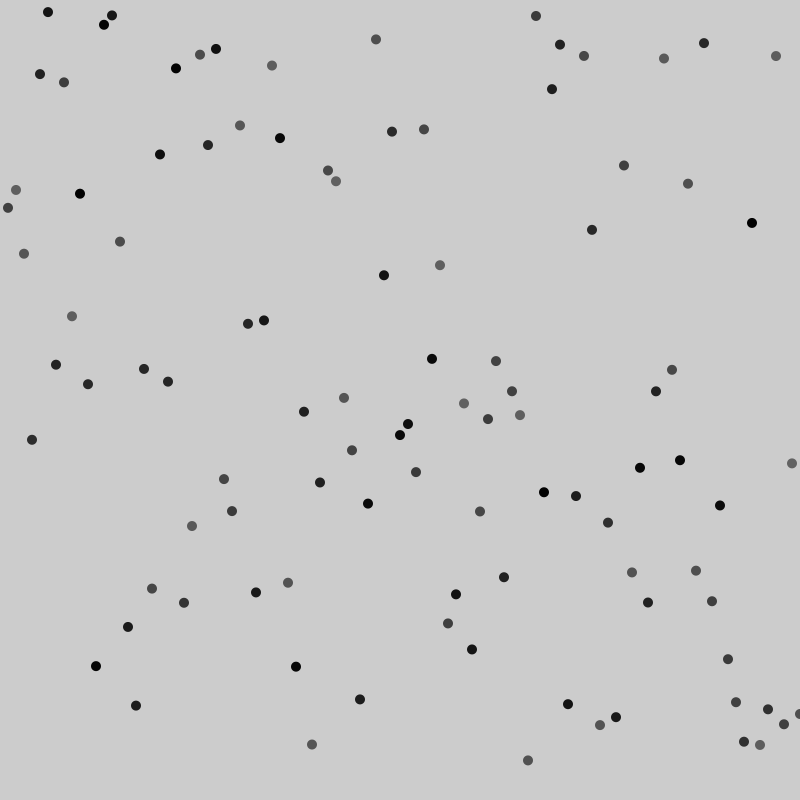
Frame 1 (no input)
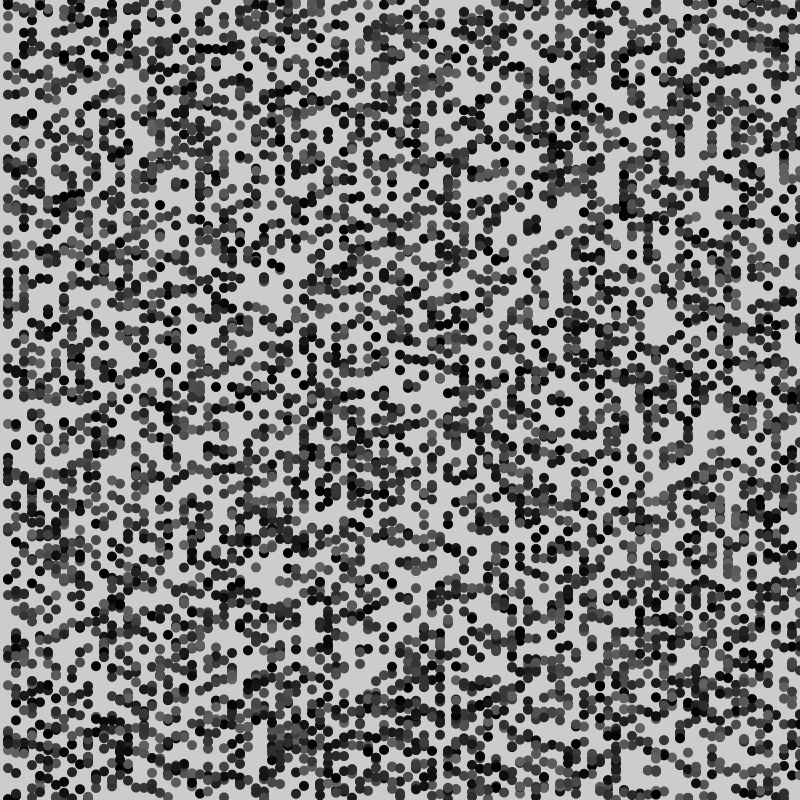
Frame 60 (the mouse pressed at the canvas centre just before this capture)
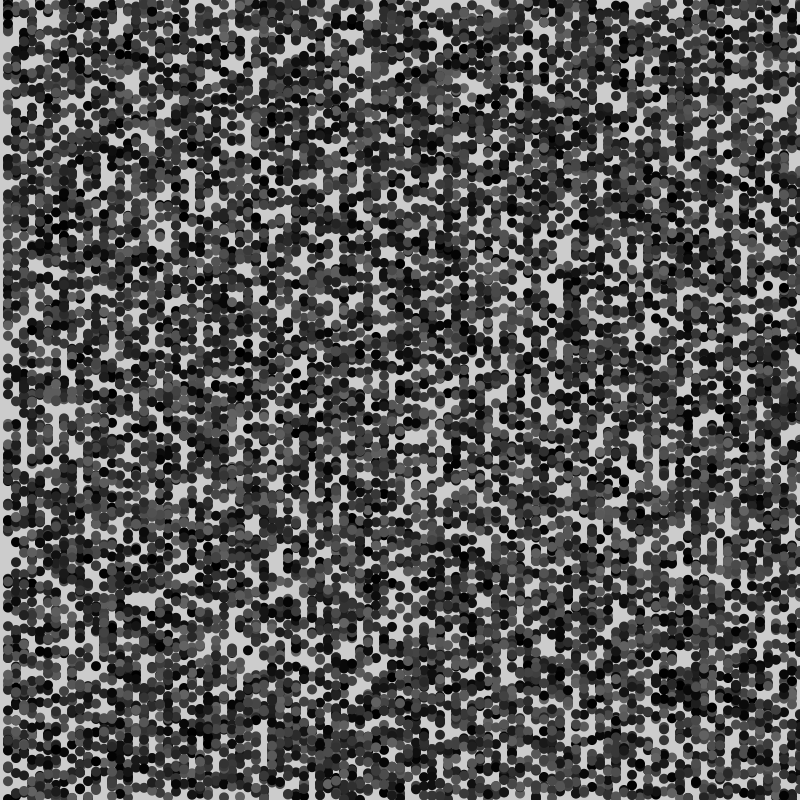
Frame 120 (the mouse held since frame 60 and released just before this capture)

The Processing sketch that drew these frames (run headless with seeded random() and noise(); from frame 60 on, the mouse is pressed at the canvas centre):

// Processing sketch: processing_156995
// ── processing_156995.pde

int diam=10; 

void setup() {
  size(800, 800);
}

void draw() {
  
  for(int x=width/100; x<=width; x+=width/100) {
   
      noStroke();
      fill(random(0,100));
      ellipse(x, random(height), diam, diam);
      
    
    
    
  }
  
}
